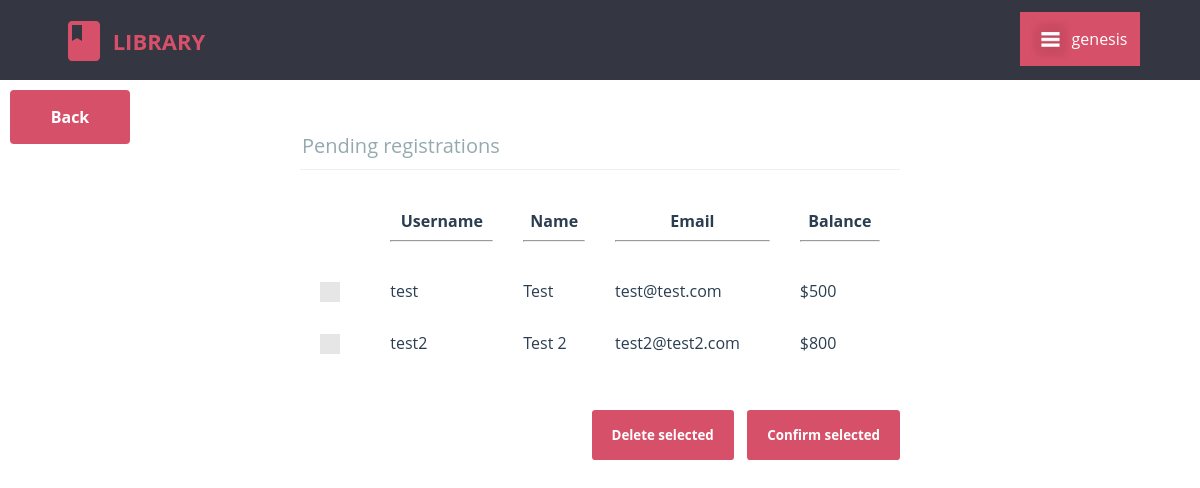
Before: /librarian/pending_registrations.php (signed in) with the older database file.
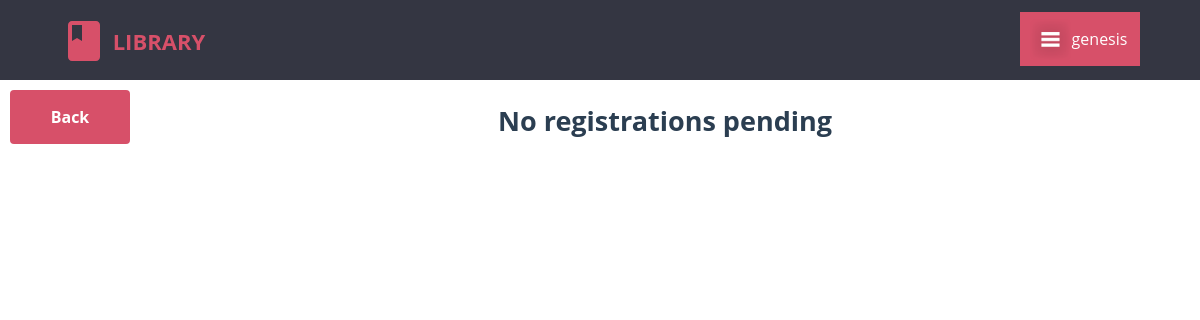
After: the same page with the newer database file.
### tables this page shows
CREATE TABLE `pending_registrations` (
  `username` varchar(20) NOT NULL,
  `password` char(40) NOT NULL,
  `name` varchar(80) NOT NULL,
  `email` varchar(80) NOT NULL,
  `balance` int(4) NOT NULL,
  `time` timestamp NOT NULL DEFAULT current_timestamp()
);

### src/librarian/pending_registrations.php (the view, shortened to what this page needs)
<?php
	require "../db_connect.php";
?>
<html>
	<head>
		<link rel="stylesheet" type="text/css" href="../css/global_styles.css">
		<link rel="stylesheet" type="text/css" href="../css/custom_checkbox_style.css">
		<link rel="stylesheet" type="text/css" href="css/pending_registrations_style.css">
		<link rel="stylesheet" type="text/css" href="css/header_librarian_style.css" />
</head>
<body>
    <header>
        <div class="cd-logo">
            <a href="../librarian/home.php">
                <img src="img/ic_logo.svg" alt="Logo" />
                <p>LIBRARY</p>
            </a>
        </div>
        <div class="dropdown">
            <button class="dropbtn">
                <p id="librarian-name"><?php echo $_SESSION['username'] ?></p>
            </button>
        </div>
    </header>
	<head>
		<link rel="stylesheet" type="text/css" href="../css/global_styles.css">
		<link rel="stylesheet" type="text/css" href="../css/custom_checkbox_style.css">
		<link rel="stylesheet" type="text/css" href="css/pending_registrations_style.css">
	</head>
	<body>
		<a id="back-btn" href="./home.php">
			<input type="button" value="Back" />
		</a>
		<?php
			$query = $con->prepare("SELECT username, name, email, balance FROM pending_registrations");
			$query->execute();
			$result = $query->get_result();
			$rows = mysqli_num_rows($result);
			if($rows == 0)
				echo "<h2 align='center'>No registrations pending</h2>";
			else
			{
				echo "<form class='cd-form' method='POST' action='#'>";
				echo "<legend>Pending registrations</legend>";
				echo "<table width='100%' cellpadding=10 cellspacing=10>
						<tr>
							<th></th>
							<th>Username<hr></th>
							<th>Name<hr></th>
							<th>Email<hr></th>
							<th>Balance<hr></th>
						</tr>";
				for($i=0; $i<$rows; $i++)
				{
					$row = mysqli_fetch_array($result);
					echo "<tr>";
					echo "<td>
							<label class='control control--checkbox'>
								<input type='checkbox' name='cb_".$i."' value='".$row[0]."' />
								<div class='control__indicator'></div>
							</label>
						</td>";
					for($j=0; $j<3; $j++)
						echo "<td>".$row[$j]."</td>";
					echo "<td>$".$row[$j]."</td>";
					echo "</tr>";
				}
				echo "</table><br /><br />";
				echo "<div style='float: right;'>";
				echo "<input type='submit' value='Delete selected' name='l_delete' />&nbsp;&nbsp;&nbsp;&nbsp;";
				echo "<input type='submit' value='Confirm selected' name='l_confirm' />";
				echo "</div>";
				echo "</form>";
			}
		?>
	</body>
</html>

Changed rows visible on the page:
removed pending_registrations: username "test", name "Test", email "test@test.com", balance "500"
removed pending_registrations: username "test2", name "Test 2", email "test2@test2.com", balance "800"
Other visible differences:
form field l_delete: "Delete selected" → (not shown)
form field l_confirm: "Confirm selected" → (not shown)
text no longer shown: "Pending registrations Username Name Email Balance"
text now shown: "No registrations pending"
